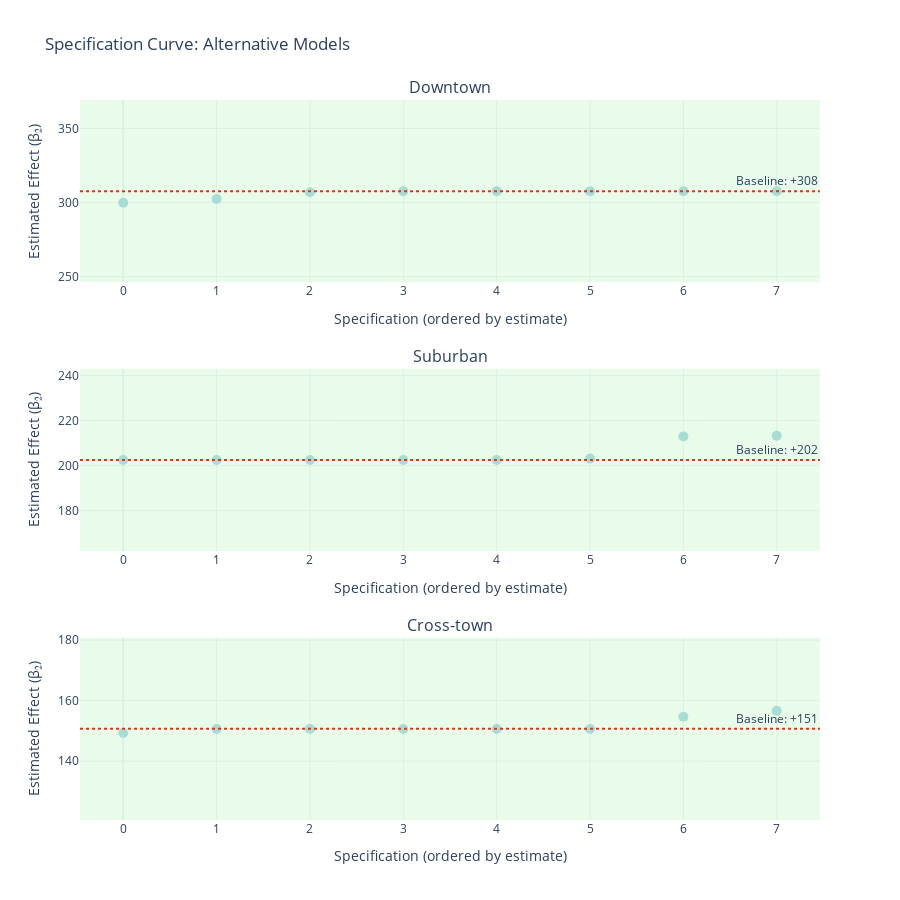

Notebook source saved alongside this figure:
### Code cell
# Specification curve (excluding log transformation - different scale)
fig = make_subplots(
    rows=3, cols=1,
    subplot_titles=['Downtown', 'Suburban', 'Cross-town'],
    vertical_spacing=0.12
)

for i, route in enumerate(['Downtown', 'Suburban', 'Cross-town'], 1):
    # Get all specs for this route
    route_specs = alt_df[alt_df['route'] == route]
    
    # Sort by estimate
    sorted_data = route_specs.sort_values('beta_2')
    
    # Color baseline red, others blue
    colors = ['red' if 'Baseline' in str(s) else 'lightblue' for s in sorted_data['spec']]
    
    fig.add_trace(
        go.Scatter(
            x=list(range(len(sorted_data))),
            y=sorted_data['beta_2'],
            mode='markers',
            marker=dict(size=10, color=colors),
            text=sorted_data['spec'],
            hovertemplate='%{text}<br>β₂=%{y:.1f}<extra></extra>',
            showlegend=False
        ),
        row=i, col=1
    )
    
    baseline = baseline_results[route]
    fig.add_hline(
        y=baseline,
        line_dash="dot",
        line_color="red",
        annotation_text=f"Baseline: {baseline:+.0f}",
        row=i, col=1
    )
    
    # ±20% tolerance band
    fig.add_hrect(
        y0=baseline * 0.8,
        y1=baseline * 1.2,
        fillcolor="lightgreen",
        opacity=0.2,
        line_width=0,
        row=i, col=1
    )

fig.update_layout(height=900, title_text='Specification Curve: Alternative Models')
fig.update_xaxes(title_text="Specification (ordered by estimate)")
fig.update_yaxes(title_text="Estimated Effect (β₂)")
fig.show()
fig.write_image(f"{fig_output_dir}/10_specification_curve.png", scale=2)
print("✓ Saved figure")

### Figure 1 — Plotly figure (JSON) as saved in the notebook; plotly's stock layout.template omitted (floating-point values rounded to 4 significant figures)
{"data": [{"hovertemplate": "%{text}<br>β₂=%{y:.1f}<extra></extra>", "marker": {"color": ["lightblue", "lightblue", "lightblue", "lightblue", "lightblue", "lightblue", "lightblue", "lightblue"], "size": 10}, "mode": "markers", "showlegend": false, "text": ["Excl F4L4", "Excl F4L0", "Excl F0L4", "NW lag 2", "NW lag 4", "NW lag 6", "NW lag 8", "Allow slope"], "type": "scatter", "x": [0, 1, 2, 3, 4, 5, 6, 7], "xaxis": "x", "y": [299.9, 302.4, 307.0, 307.7, 307.7, 307.7, 307.7, 307.7], "yaxis": "y"}, {"hovertemplate": "%{text}<br>β₂=%{y:.1f}<extra></extra>", "marker": {"color": ["lightblue", "lightblue", "lightblue", "lightblue", "lightblue", "lightblue", "lightblue", "lightblue"], "size": 10}, "mode": "markers", "showlegend": false, "text": ["NW lag 2", "NW lag 4", "NW lag 6", "NW lag 8", "Allow slope", "Excl F0L4", "Excl F4L4", "Excl F4L0"], "type": "scatter", "x": [0, 1, 2, 3, 4, 5, 6, 7], "xaxis": "x2", "y": [202.5, 202.5, 202.5, 202.5, 202.5, 203.1, 213.0, 213.3], "yaxis": "y2"}, {"hovertemplate": "%{text}<br>β₂=%{y:.1f}<extra></extra>", "marker": {"color": ["lightblue", "lightblue", "lightblue", "lightblue", "lightblue", "lightblue", "lightblue", "lightblue"], "size": 10}, "mode": "markers", "showlegend": false, "text": ["Excl F0L4", "NW lag 2", "NW lag 4", "NW lag 6", "NW lag 8", "Allow slope", "Excl F4L4", "Excl F4L0"], "type": "scatter", "x": [0, 1, 2, 3, 4, 5, 6, 7], "xaxis": "x3", "y": [149.3, 150.7, 150.7, 150.7, 150.7, 150.7, 154.7, 156.7], "yaxis": "y3"}], "layout": {"annotations": [{"font": {"size": 16}, "showarrow": false, "text": "Downtown", "x": 0.5, "xanchor": "center", "xref": "paper", "y": 1, "yanchor": "bottom", "yref": "paper"}, {"font": {"size": 16}, "showarrow": false, "text": "Suburban", "x": 0.5, "xanchor": "center", "xref": "paper", "y": 0.6267, "yanchor": "bottom", "yref": "paper"}, {"font": {"size": 16}, "showarrow": false, "text": "Cross-town", "x": 0.5, "xanchor": "center", "xref": "paper", "y": 0.2533, "yanchor": "bottom", "yref": "paper"}, {"showarrow": false, "text": "Baseline: +308", "x": 1, "xanchor": "right", "xref": "x domain", "y": 307.7, "yanchor": "bottom", "yref": "y"}, {"showarrow": false, "text": "Baseline: +202", "x": 1, "xanchor": "right", "xref": "x2 domain", "y": 202.5, "yanchor": "bottom", "yref": "y2"}, {"showarrow": false, "text": "Baseline: +151", "x": 1, "xanchor": "right", "xref": "x3 domain", "y": 150.7, "yanchor": "bottom", "yref": "y3"}], "height": 900, "shapes": [{"line": {"color": "red", "dash": "dot"}, "type": "line", "x0": 0, "x1": 1, "xref": "x domain", "y0": 307.7, "y1": 307.7, "yref": "y"}, {"fillcolor": "lightgreen", "line": {"width": 0}, "opacity": 0.2, "type": "rect", "x0": 0, "x1": 1, "xref": "x domain", "y0": 246.2, "y1": 369.2, "yref": "y"}, {"line": {"color": "red", "dash": "dot"}, "type": "line", "x0": 0, "x1": 1, "xref": "x2 domain", "y0": 202.5, "y1": 202.5, "yref": "y2"}, {"fillcolor": "lightgreen", "line": {"width": 0}, "opacity": 0.2, "type": "rect", "x0": 0, "x1": 1, "xref": "x2 domain", "y0": 162, "y1": 243, "yref": "y2"}, {"line": {"color": "red", "dash": "dot"}, "type": "line", "x0": 0, "x1": 1, "xref": "x3 domain", "y0": 150.7, "y1": 150.7, "yref": "y3"}, {"fillcolor": "lightgreen", "line": {"width": 0}, "opacity": 0.2, "type": "rect", "x0": 0, "x1": 1, "xref": "x3 domain", "y0": 120.6, "y1": 180.8, "yref": "y3"}], "title": {"text": "Specification Curve: Alternative Models"}, "xaxis": {"anchor": "y", "domain": [0, 1], "title": {"text": "Specification (ordered by estimate)"}}, "xaxis2": {"anchor": "y2", "domain": [0, 1], "title": {"text": "Specification (ordered by estimate)"}}, "xaxis3": {"anchor": "y3", "domain": [0, 1], "title": {"text": "Specification (ordered by estimate)"}}, "yaxis": {"anchor": "x", "domain": [0.7467, 1], "title": {"text": "Estimated Effect (β₂)"}}, "yaxis2": {"anchor": "x2", "domain": [0.3733, 0.6267], "title": {"text": "Estimated Effect (β₂)"}}, "yaxis3": {"anchor": "x3", "domain": [0, 0.2533], "title": {"text": "Estimated Effect (β₂)"}}}}
